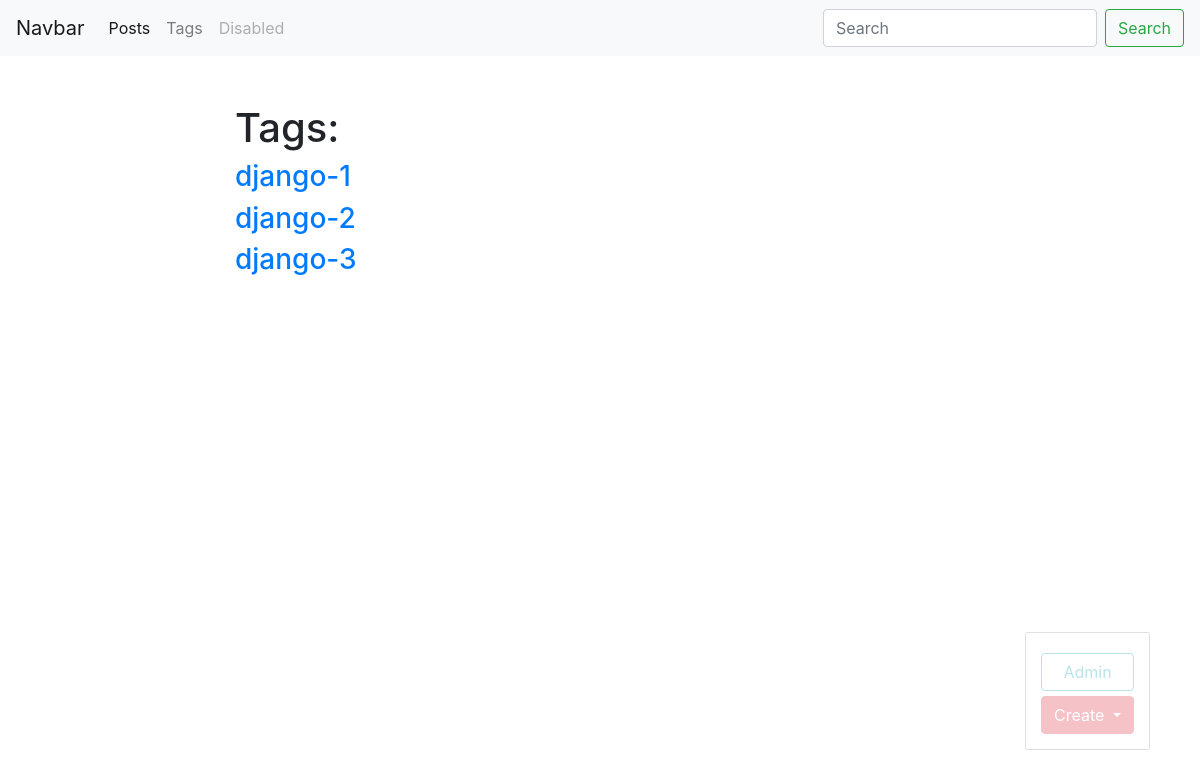
Page /blog/tags/ (signed in) on the earlier database version.
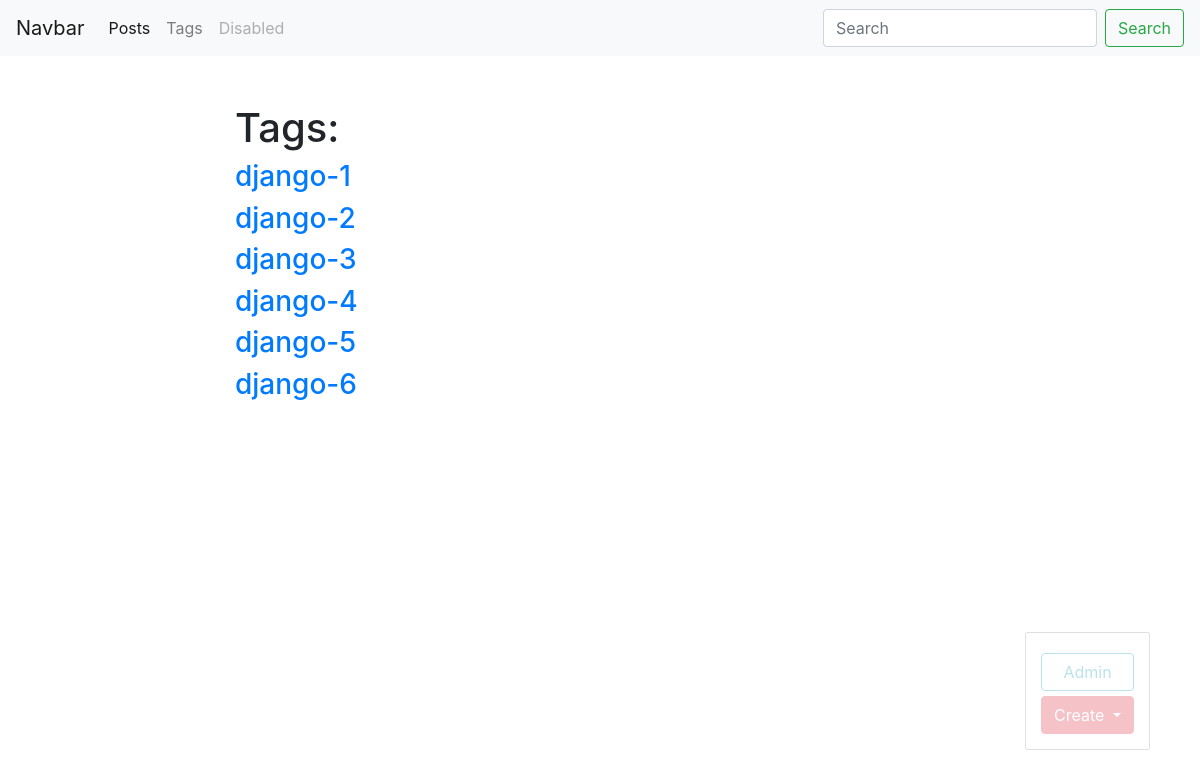
Same page on the later database version.
### blog/models.py (models this page shows, shortened)
class Tag(models.Model):
    title = models.CharField(max_length=50)
    slug = models.SlugField(max_length=50, unique=True)
    def get_absolute_url(self):
        return reverse('tag_detail_url', kwargs={'slug': self.slug})
    class Meta:
        ordering = ['title']

### blog/views.py (the view)
# urls.py: path('tags/', tags_list, name="tags_list_url"),
def tags_list(request):
    tags = Tag.objects.all()
    return render(request, 'blog/tags_list.html', context={'tags': tags})

### blog/templates/blog/tags_list.html (shortened to what this page needs)
{% extends 'blog/base_blog.html' %}
{% block content %}
   <h1 class="md-5">Tags:</h1>
   {% for tag in tags %}
      <h3><a href="{{ tag.get_absolute_url }}">{{ tag.title }}</a></h3>
   {% endfor %}
{% endblock %}

Differences in the rows shown:
added Tag: title "django-4"
added Tag: title "django-5"
added Tag: title "django-6"
